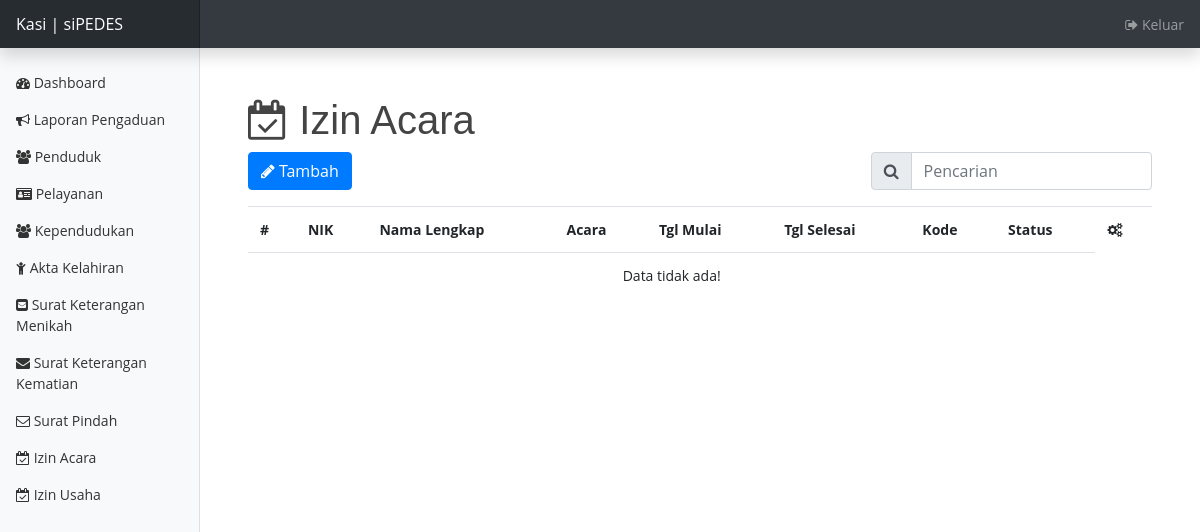
Page /petugas/izin_acara on the earlier database version.
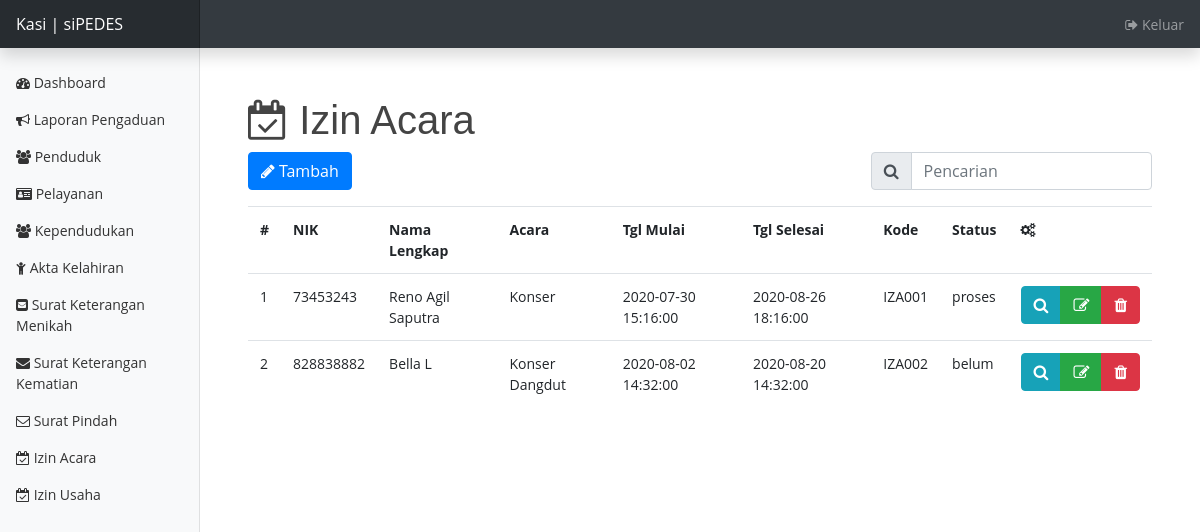
Same page on the later database version.
### tables this page shows
CREATE TABLE `izin_acara` (
  `id_izin_acara` int(11) NOT NULL,
  `id_penduduk` int(11) NOT NULL,
  `acara` text NOT NULL,
  `tgl_mulai` datetime NOT NULL,
  `tgl_selesai` datetime NOT NULL,
  `lokasi` text NOT NULL,
  `jenis_acara` varchar(255) NOT NULL,
  `gambar_surat_pengantar` text NOT NULL,
  `waktu` datetime NOT NULL,
  `kode` varchar(255) NOT NULL,
  `status` varchar(255) NOT NULL
);

CREATE TABLE `penduduk` (
  `id_penduduk` int(11) NOT NULL,
  `nik` varchar(255) NOT NULL,
  `no_kk` varchar(255) NOT NULL,
  `nama_lengkap` varchar(255) NOT NULL,
  `tmp_lahir` varchar(255) NOT NULL,
  `tgl_lahir` date NOT NULL,
  `jk` char(1) NOT NULL,
  `kewarganegaraan` varchar(255) NOT NULL,
  `status_perkawinan` varchar(255) NOT NULL,
  `agama` varchar(255) NOT NULL,
  `pekerjaan` varchar(255) NOT NULL,
  `telp` varchar(255) NOT NULL,
  `alamat` text NOT NULL,
  `rt` int(11) NOT NULL,
  `rw` int(11) NOT NULL,
  `no_rumah` varchar(255) NOT NULL,
  `kelurahan_desa` varchar(255) NOT NULL,
  `kecamatan` varchar(255) NOT NULL,
  `kabupaten_kota` varchar(255) NOT NULL,
  `kode_pos` int(11) NOT NULL,
  `kata_sandi` varchar(255) NOT NULL,
  `foto` text NOT NULL
);

### application/controllers/Petugas.php (called while the page is built, shortened)
<?php
class Petugas extends CI_Controller {
	public function __construct(){
		$this->load->library('form_validation');
		$this->load->model('MyModel');
	}
	public function izin_acara() {
		if($this->input->post('search')) {
			$this->db->join('penduduk','penduduk.id_penduduk = izin_acara.id_penduduk','left');
			$this->db->order_by('nik','asc');
			$this->db->like('nik', $this->input->post('search'));
			$this->db->or_like('nama_lengkap', $this->input->post('search'));
			$this->db->or_like('kode', $this->input->post('search'));
			$data['acara'] = $this->db->get('izin_acara')->result_array();
		} else {
			$data['acara'] = $this->MyModel->getAcara();
		}
		$this->load->view('template/header_pet');
		$this->load->view('petugas/izin_acara', $data);
		$this->load->view('template/footer_pet');
	}
}

### index.php (called while the page is built, shortened)
<?php
require_once BASEPATH.'core/CodeIgniter.php';

### application/models/MyModel.php (called while the page is built, shortened)
<?php
class MyModel extends CI_Model {
	public function getAcara() {
		$this->db->join('penduduk','penduduk.id_penduduk = izin_acara.id_penduduk','left');
		$this->db->order_by('nik','asc');
		return $this->db->get('izin_acara')->result_array();
	}
}

### application/views/petugas/izin_acara.php (the view, shortened to what this page needs)
<h1><i class="fa fa-calendar-check-o"></i> Izin Acara</h1>
<div class="row">
	<div class="col-lg-8">
		<a href="<?= base_url('petugas/izin_acara/tambah'); ?>" class="btn btn-primary mb-2"><i class="fa fa-pencil"></i>
			Tambah</a>
	</div>
	<div class="col-lg-4">
		<form action="" method="post">
			<div class="input-group mb-3">
				<div class="input-group-prepend">
					<span class="input-group-text" id="basic-addon1"><i class="fa fa-search"></i></span>
				</div>
				<input type="text" name="search" class="form-control" placeholder="Pencarian" aria-label="Pencarian"
					aria-describedby="basic-addon1">
			</div>
		</form>
	</div>
</div>
<div class="table-responsive">
	<table class="table table-hover">
		<tr>
			<th>#</th>
			<th>NIK</th>
			<th>Nama Lengkap</th>
			<th>Acara</th>
			<th>Tgl Mulai</th>
			<th>Tgl Selesai</th>
			<th>Kode</th>
			<th>Status</th>
			<th><i class="fa fa-cogs"></i></th>
		</tr>
		<?php if(empty($acara)) : ?>
		<tr>
			<td colspan="8" class="text-center">Data tidak ada!</td>
		</tr>
		<?php endif; ?>
		<?php
			$no = 1;
			foreach($acara as $ac) :
		?>
		<tr>
			<td><?= $no++; ?></td>
			<td><?= $ac['nik']; ?></td>
			<td><?= $ac['nama_lengkap']; ?></td>
			<td><?= $ac['acara']; ?></td>
			<td><?= $ac['tgl_mulai']; ?></td>
			<td><?= $ac['tgl_selesai']; ?></td>
			<td><?= $ac['kode']; ?></td>
			<td><?= $ac['status']; ?></td>
			<td>
				<div class="btn-group">
					<a href="" data-toggle="modal" data-target="#acara<?= $ac['id_izin_acara']; ?>"
						class="btn btn-info"><i class="fa fa-search"></i></a>
					<a href="<?= base_url('petugas/izin_acara/edit/').$ac['id_izin_acara']; ?>" class="btn btn-success"><i
							class="fa fa-edit"></i></a>
					<a onclick="return confirm('Yakin?')"
						href="<?= base_url('petugas/izin_acara/hapus/').$ac['id_izin_acara']; ?>" class="btn btn-danger"><i
							class="fa fa-trash"></i></a>
				</div>
			</td>
		</tr>
		<?php endforeach; ?>
	</table>
</div>

Differences in the rows shown:
added izin_acara: id_penduduk.nik "73453243", id_penduduk.nama_lengkap "Reno Agil Saputra", acara "Konser", tgl_mulai "2020-07-30 15:16:00", tgl_selesai "2020-08-26 18:16:00", kode "IZA001", status "proses"
added izin_acara: id_penduduk.nik "828838882", id_penduduk.nama_lengkap "Bella L", acara "Konser Dangdut", tgl_mulai "2020-08-02 14:32:00", tgl_selesai "2020-08-20 14:32:00", kode "IZA002", status "belum"
Other differences:
text no longer shown: "Data tidak ada!"
